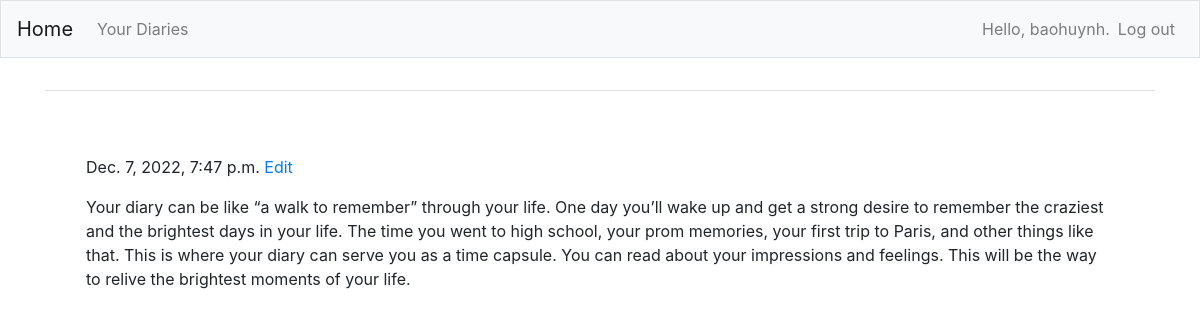
Page /topics/9/ (signed in) on the committed database.
### thingTodo/models.py (models this page shows, shortened)
class Topic(models.Model):
    text = models.TextField()
    date_added = models.DateTimeField(auto_now_add=True)
    owner = models.ForeignKey(User, on_delete=models.CASCADE)

### thingTodo/views.py (the view)
# urls.py: path("topics/<int:topic_id>/", views.topic, name="topic"),
@login_required
def topic(request, topic_id):
    topic = Topic.objects.get(id=topic_id)
    if topic.owner != request.user:
        raise Http404
    context = {'topic': topic}
    return render(request, "thingTodo/topic.html", context)

### thingTodo/templates/thingTodo/topic.html (shortened to what this page needs)
{% extends "thingTodo/base.html" %}
{% block content %}
<div class="row p-5">
        <div class="p-2">
            <span>{{ topic.date_added }}</span>
            <a href="{% url 'thingTodo:edit_topic' topic.id %}">Edit</a>
            <p class="tired">{{ topic.text|linebreaks }}</p>
        </div>
</div>
{% endblock content %}

### thingTodo/templates/thingTodo/base.html (shortened to what this page needs)
{% load bootstrap4 %}
{% load static %}
<!DOCTYPE html>
<html lang="en">
    <head>
        <link href="{% static 'fontawesomefree/css/all.min.css' %}" rel="stylesheet" type="text/css">
        {% bootstrap_css %}
    </head>
    <body>
        <nav class="navbar navbar-expand-md navbar-light bg-light mb-4 border">
            <a class="navbar-brand" href="{% url 'thingTodo:index' %}">
                Home</a>
            <div class="collapse navbar-collapse" id="navbarCollapse">
                <ul class="navbar-nav mr-auto">
                    <li class="nav-item">
                        <a class="nav-link" href="{% url 'thingTodo:topics'%}">
                            Your Diaries</a></li>
                </ul>
                <ul class="navbar-nav ml-auto">
                    {% if user.is_authenticated %}
                        <li class="nav-item">
                            <span class="navbar-text">Hello, {{ user.username }}.</span>
                        </li>
                        <li class="nav-item">
                            <a class="nav-link" href="{% url 'users:logout' %}">Log out</a>
                        </li>
                    {% else %}
                        <li class="nav-item">
                            <a class="nav-link" href="{% url 'users:register' %}">Register</a>
                        </li>
                        <li class="nav-item">
                            <a class="nav-link" href="{% url 'users:login' %}">Log in</a></li>
                    {% endif %}
                </ul>
            </div>
        </nav>
        <main role="main" class="container">
            <div class="pb-2 mb-2 border-bottom">
            </div>
            <div>
                {% block content %}{% endblock content %}
            </div>
        </main>
    </body>
</html>

### rows in the picture
Topic: date_added "Dec. 7, 2022, 7:47 p.m.", text "Your diary can be like “a walk to remember” through your life. One day you’ll wake up and get a strong desire to remember the craziest and the brightest days in your life. The time you went to high school, your prom memories, your first trip to Paris, and other things like that. This is where your diary can serve you as a time capsule. You can read about your impressions and feelings. This will be the way to relive the brightest moments of your life."

### other values in the picture
{{ user.username }} "baohuynh"
